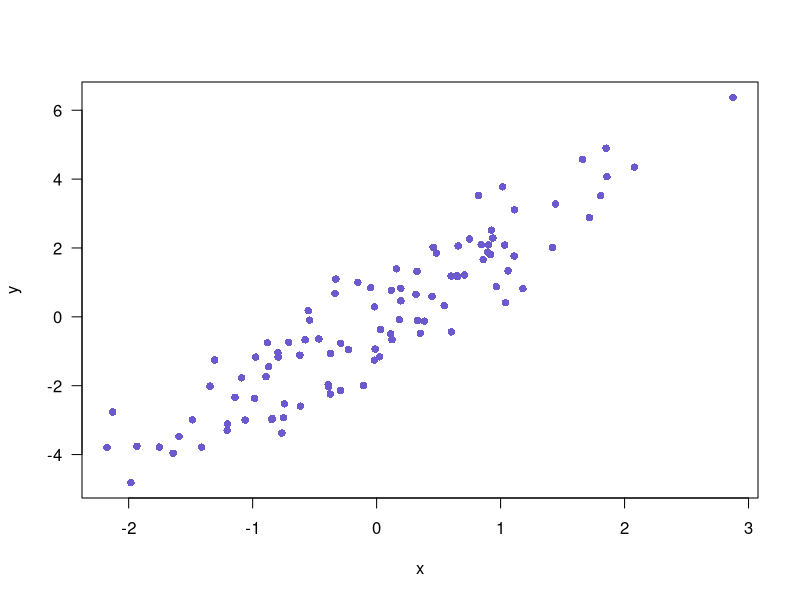

R code for this plot:
## ---- chunk 1
knitr::opts_chunk$set(echo = FALSE)
library("viridis")
## ---- chunk 2
par(las=1)
n <- 100
x <- rnorm(n)
y <- 2*x + rnorm(n)
plot(x, y, pch=16, col="slateblue")
